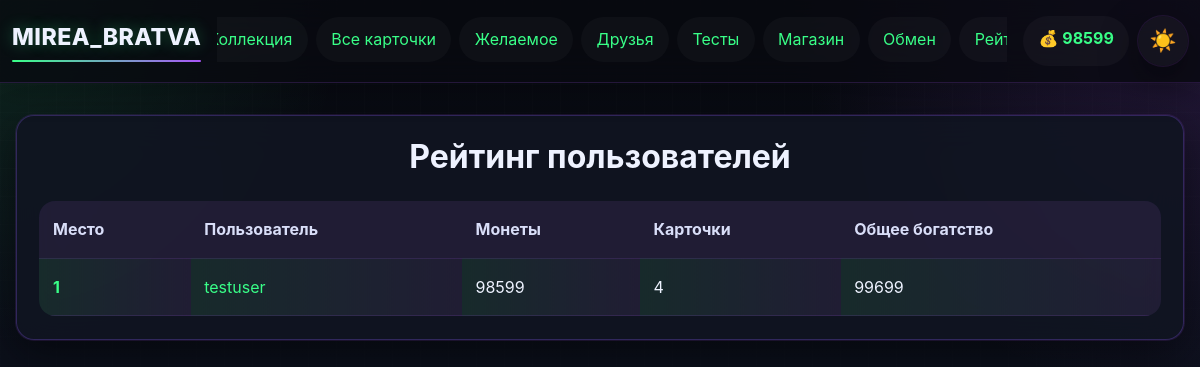
Before: /rating (signed in) with the older database file.
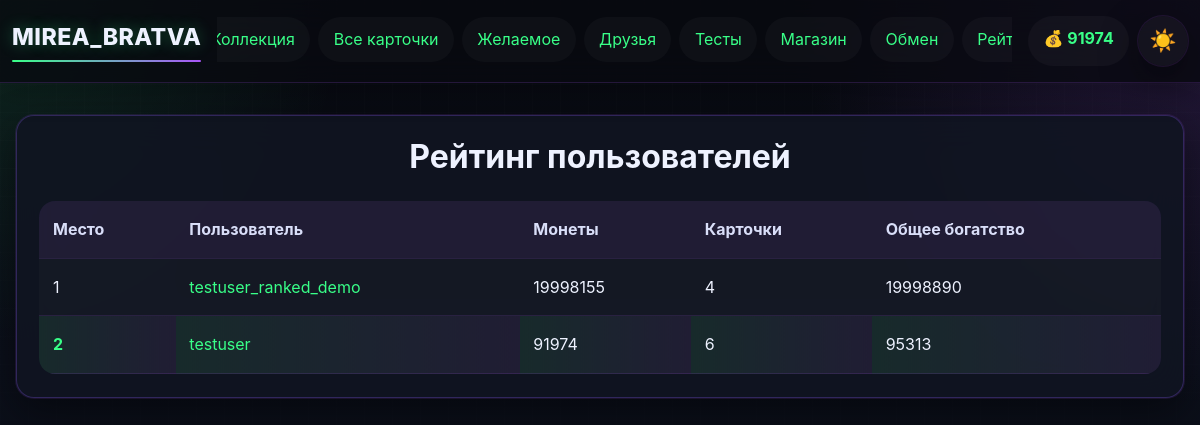
After: the same page with the newer database file.
### app.py (models this page shows)
class User(UserMixin, db.Model):
    __tablename__ = 'user'
    id = db.Column(db.Integer, primary_key=True)
    username = db.Column(db.String(80), unique=True, nullable=False)
    email = db.Column(db.String(120), unique=True, nullable=False)
    password_hash = db.Column(db.String(200), nullable=False)
    coins = db.Column(db.Integer, default=100)
    profile_theme = db.Column(db.String(50), default='dark')
    avatar_frame = db.Column(db.String(50), default='none')
    bio = db.Column(db.Text, default='')
    owned_frames = db.Column(db.Text, default='[]')
    avatar_icon = db.Column(db.String(50), default='letter')
    created_at = db.Column(db.DateTime, default=datetime.utcnow)
    last_daily_bonus = db.Column(db.DateTime, default=None)

### app.py (the view)
@app.route('/rating')
@login_required
def rating():
    users = User.query.all()
    enriched = []
    for user in users:
        cards_value = sum(get_user_card_wealth(uc) for uc in user.cards)
        enriched.append((user, user.coins + cards_value))
    enriched.sort(key=lambda item: item[1], reverse=True)
    return render_template('rating.html', users=enriched)

### app.py (called while the page is built)
@login_manager.user_loader
def load_user(user_id):
    return db.session.get(User, int(user_id))

def get_star_multiplier(star_level):
    star_level = max(0, min(int(star_level or 0), len(STAR_WEALTH_MULTIPLIER) - 1))
    return STAR_WEALTH_MULTIPLIER[star_level]

def get_user_card_wealth(user_card):
    base_price = user_card.card.base_price or 0
    quantity_value = base_price * (user_card.quantity or 0)
    upgrade_bonus = int(base_price * (get_star_multiplier(user_card.star_level) - 1))
    return quantity_value + upgrade_bonus

### templates/rating.html
{% extends "base.html" %}
{% block content %}
<div class="rating-container">
    <h1>Рейтинг пользователей</h1>
    <table class="rating-table">
        <thead>
            <tr>
                <th>Место</th>
                <th>Пользователь</th>
                <th>Монеты</th>
                <th>Карточки</th>
                <th>Общее богатство</th>
            </tr>
        </thead>
        <tbody>
            {% for user, wealth in users %}
            <tr {% if user.id == current_user.id %}class="current-user"{% endif %}>
                <td>{{ loop.index }}</td>
                <td>
                    <a href="{{ url_for('view_profile', user_id=user.id) }}">
                        {{ user.username }}
                    </a>
                </td>
                <td>{{ user.coins }}</td>
                <td>{{ user.cards|length }}</td>
                <td>{{ wealth }}</td>
            </tr>
            {% endfor %}
        </tbody>
    </table>
</div>
{% endblock %}

### templates/base.html (shortened to what this page needs)
<!DOCTYPE html>
<html lang="ru">
<head>
    <link rel="stylesheet" href="{{ url_for('static', filename='css/style.css') }}">
</head>
<body class="{% if current_user.is_authenticated and current_user.profile_theme == 'light' %}light-theme{% else %}dark-theme{% endif %}">
    <nav class="navbar">
        <div class="nav-container">
            <a class="nav-logo" href="{{ url_for('index') }}">MIREA_BRATVA</a>
            <div class="nav-main">
                <ul class="nav-menu">
                    {% if current_user.is_authenticated %}
                        <li><a href="{{ url_for('collection') }}">Коллекция</a></li>
                        <li><a href="{{ url_for('cards_catalog') }}">Все карточки</a></li>
                        <li><a href="{{ url_for('wishlist') }}">Желаемое</a></li>
                        <li><a href="{{ url_for('friends') }}">Друзья</a></li>
                        <li><a href="{{ url_for('quizzes') }}">Тесты</a></li>
                        <li><a href="{{ url_for('shop') }}">Магазин</a></li>
                        <li><a href="{{ url_for('exchange') }}">Обмен</a></li>
                        <li><a href="{{ url_for('rating') }}">Рейтинг</a></li>
                    {% else %}
                        <li><a href="{{ url_for('login') }}">Вход</a></li>
                        <li><a href="{{ url_for('register') }}">Регистрация</a></li>
                    {% endif %}
                </ul>
            </div>
            {% if current_user.is_authenticated %}
            <div class="nav-actions">
                <div class="coins">💰 {{ current_user.coins }}</div>
                <a class="theme-toggle nav-pill" href="{{ url_for('toggle_theme') }}" title="Переключить тему">
                    {% if current_user.profile_theme == 'light' %}🌙{% else %}☀️{% endif %}
                </a>
            </div>
            {% endif %}
        </div>
    </nav>
    <main class="container">
        {% block content %}{% endblock %}
    </main>
</body>
</html>

Changed rows visible on the page:
changed User "testuser": coins "98599" → "91974"; cards|length "4" → "6"; wealth "99699" → "95313"
added User: username "testuser_ranked_demo", coins "19998155", cards|length "4", wealth "19998890"
